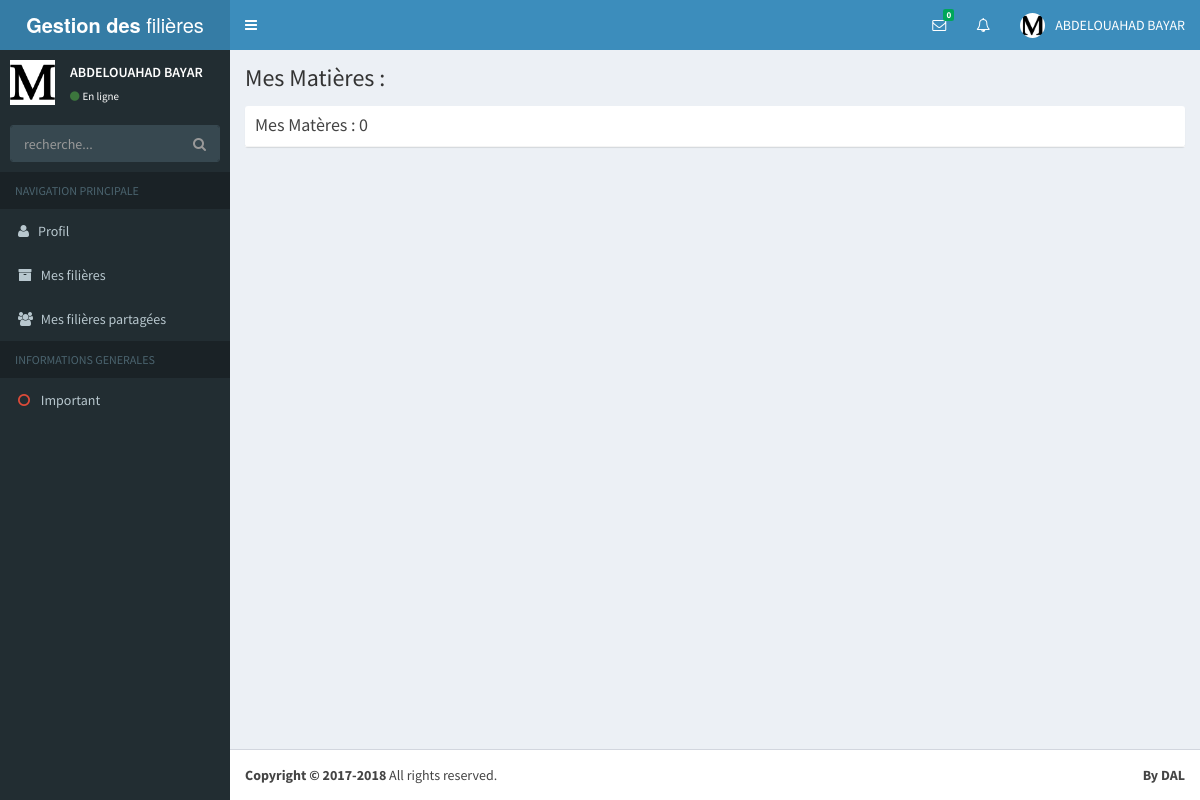
/enseignant/Mes_Matieres.php (signed in), run on the app's committed database.
### tables this page shows
CREATE TABLE IF NOT EXISTS `coordonateur_filiere` (
  `CODE_COR_FIL` int(11) NOT NULL AUTO_INCREMENT,
  `CODE_ETA` int(11) DEFAULT '1',
  `CODE_DEPT` int(11) DEFAULT '1',
  `PSEUDO` varchar(50) DEFAULT NULL,
  `PASSWORD` varchar(50) DEFAULT NULL,
  `NOM_COR_FIL` varchar(50) DEFAULT NULL,
  `PRENOM_COR_FIL` varchar(50) DEFAULT NULL,
  `SPCIALITE_COR_FIL` int(11) DEFAULT '1',
  `GRADE_COR_FIL` int(11) DEFAULT '1',
  `EMAIL_COR_FIL` varchar(60) DEFAULT NULL,
  `TELE_COR_FIL` varchar(20) DEFAULT NULL,
  `IMAGE_COR_FIL` text,
  `ETAT` varchar(50) DEFAULT 'coordonateur filiere',
  PRIMARY KEY (`CODE_COR_FIL`),
  UNIQUE KEY `PSEUDO` (`PSEUDO`),
  KEY `FK_ASSEMBLER` (`CODE_DEPT`),
  KEY `FK_DISPOSE` (`CODE_ETA`),
  KEY `CODE_ETA` (`CODE_ETA`),
  KEY `CODE_DEPT` (`CODE_DEPT`),
  KEY `GRADE_COR_FIL` (`GRADE_COR_FIL`),
  KEY `f11` (`SPCIALITE_COR_FIL`)
);

CREATE TABLE IF NOT EXISTS `enseignant` (
  `CODE_ENS` int(11) NOT NULL AUTO_INCREMENT,
  `CODE_DEPT` int(11) NOT NULL DEFAULT '1',
  `PSEUDO` varchar(50) DEFAULT NULL,
  `PASSWORD` varchar(50) DEFAULT NULL,
  `NOM_ENS` varchar(50) DEFAULT NULL,
  `PRENOM_ENS` varchar(50) DEFAULT NULL,
  `SPECIALTE_ENS` int(11) DEFAULT '1',
  `GRADE_ENS` int(11) DEFAULT '1',
  `EMAIL_ENS` varchar(50) DEFAULT NULL,
  `TELE_ENS` varchar(20) DEFAULT NULL,
  `IMAGE_ENS` text,
  `ETAT` varchar(50) DEFAULT 'enseignant',
  PRIMARY KEY (`CODE_ENS`),
  UNIQUE KEY `PSEUDO` (`PSEUDO`),
  KEY `CODE_DEPT` (`CODE_DEPT`),
  KEY `SPECIALTE_ENS` (`SPECIALTE_ENS`),
  KEY `GRADE_ENS` (`GRADE_ENS`)
);

### enseignant/Mes_Matieres.php (the view, shortened to what this page needs)
<?php
include '../connexion.php';
$Etat = $_SESSION['NIV'];
  $rest = $_SESSION['info'];
  $req  = ($bd->query('Select  PRENOM_ENS , NOM_ENS ,SPECIALTE_ENS  from enseignant WHERE   CODE_ENS  ="'.$rest.'"'));
  $req4 = ($bd->query('SELECT count(CODE_MAT) as Nombre_Mat FROM intervient WHERE CODE_ENS="'.$rest.'"'));
  $ress = $req->fetch();
  $ress1= $req4->fetch();
  $prenom = $ress['PRENOM_ENS'];
  $nom = $ress['NOM_ENS'];
  $nb     = $ress1['Nombre_Mat'];
  $nb     = $nb-1;
?>
<!DOCTYPE html>
<html>
<head>
  <link rel="stylesheet" href="../bootstrap/css/bootstrap.min.css">
  <link rel="stylesheet" type="text/css" href="../css/font-awesome.min.css">
  <link rel="stylesheet" type="text/css" href="../css/ionicons.min.css">
  <link rel="stylesheet" href="../dist/css/AdminLTE.min.css">
  <link rel="stylesheet" href="../dist/css/skins/_all-skins.min.css">
  <link rel="stylesheet" type="text/css" href="../css/sweetalert2.min.css">
  <link rel="stylesheet" href="../css/jquery-confirm.min.css">
</head>
<body class="sidebar-mini wysihtml5-supported skin-blue">
<div class="wrapper">
<?php include("../includes/header.php"); ?>
<?php include("../includes/aside.php"); ?>
  <div class="content-wrapper">
    <section class="content-header">
      <h1>
        Mes Matières :
      </h1>
    </section>
    <section class="content">
      <div class="row">
        <div class="col-md-12 test">
          <div class="box box-solid">
            <div class="box-header with-border">
              <h3 class="box-title">Mes Matères : <?php echo $nb+1  ?></h3>
            </div>
          </div>
        </div>
      </div>
    </section>
  </div>
  <footer class="main-footer">
    <div class="pull-right hidden-xs">
      <b>By DAL</b>
    </div>
    <strong>Copyright &copy; 2017-2018</strong> All rights
    reserved.
  </footer>
</div>
</body>
</html>

### includes/header.php (shortened to what this page needs)
  <form action="" method="POST">
  <header class="main-header">
    <a href="#" class="logo">
      <span class="logo-lg"><b>Gestion des </b> filières</span>
    </a>
    <nav class="navbar navbar-static-top">
      <a href="#" class="sidebar-toggle" data-toggle="offcanvas" role="button">
      </a>
      <div class="navbar-custom-menu">
        <ul class="nav navbar-nav">
          <li class="dropdown messages-menu">
            <a href="#" class="dropdown-toggle" data-toggle="dropdown">
              <i class="fa fa-envelope-o"></i>
              <span class="label label-success">0</span>
            </a>
          </li>
          <?php
          if($Etat != "enseignant"){
            echo '
          <li class="dropdown notifications-menu">
            <a href="#" class="dropdown-toggle" data-toggle="dropdown">
              <i class="fa fa-bell-o"></i>
              <span class="label label-warning">'.$nb_d.'</span>
            </a>
            <ul class="dropdown-menu">
              <li class="header">Vous avez '.$nb_d.' notifications</li>
              <li>
                <div class="slimScrollDiv"><ul class="menu">
                  <ul class="dropdown-menu">
              <li><label>Vous avez <?php echo $nb_d; ?> Demandes :</label></li>
              <li><a href="../Coordonateur_filiere/notification.php">Voir tout :</a></li>
            </ul>
                </div>
              </li>
              <li class="footer"><a href="#">Voir tous</a></li>
            </ul>
          </li> ';
        }
           ?>
          <li class="dropdown user user-menu">
            <a href="#" class="dropdown-toggle" data-toggle="dropdown">
              <img src="
<?php
                                            $rest = $_SESSION['info'];
                                            $bd = new PDO('mysql:host=localhost;dbname=pfe', 'root', '' , array(PDO::MYSQL_ATTR_INIT_COMMAND => "SET NAMES utf8", PDO::ATTR_ERRMODE => PDO::ERRMODE_EXCEPTION,PDO::ATTR_DEFAULT_FETCH_MODE => PDO::FETCH_ASSOC));
                                            $bd->setAttribute(PDO::ATTR_ERRMODE, PDO::ERRMODE_EXCEPTION);
                                            if ( $Etat =="coordonateur filiere" )
                                                {
                                                    $req  = ($bd->query('Select IMAGE_COR_FIL from coordonateur_filiere WHERE CODE_COR_FIL  ="'.$rest.'"'));
                                                    $ress = $req->fetch();
                                                    $url = $ress['IMAGE_COR_FIL'];
                                                    echo "../images/".$url;
                                                }
                                        ?>" class="user-image" alt="User Image">
              <span class="hidden-xs"><?php echo $prenom." ".$nom ?></span>
            </a>
          </li>
        </ul>
      </div>
    </nav>
  </header>
  </form>

### includes/aside.php (shortened to what this page needs)
  <aside class="main-sidebar">
    <section class="sidebar">
      <div class="user-panel">
        <div class="pull-left image">
          <img src="
<?php
                                            $rest = $_SESSION['info'];
                                            $bd = new PDO('mysql:host=localhost;dbname=pfe', 'root', '' , array(PDO::MYSQL_ATTR_INIT_COMMAND => "SET NAMES utf8", PDO::ATTR_ERRMODE => PDO::ERRMODE_EXCEPTION,PDO::ATTR_DEFAULT_FETCH_MODE => PDO::FETCH_ASSOC));
                                            $bd->setAttribute(PDO::ATTR_ERRMODE, PDO::ERRMODE_EXCEPTION);
                                            if ( $Etat =="coordonateur filiere" )
                                                {
                                                    $req  = ($bd->query('Select IMAGE_COR_FIL from coordonateur_filiere WHERE CODE_COR_FIL  ="'.$rest.'"'));
                                                    $ress = $req->fetch();
                                                    $url = $ress['IMAGE_COR_FIL'];
                                                    echo "../images/".$url;
                                                }
                                        ?>"  alt="User Image">
        </div>
        <div class="pull-left info">
          <p><?php echo $prenom." ".$nom ?></p>
          <a href="#"><i class="fa fa-circle text-success"></i>En ligne</a>
        </div>
      </div>
      <form action="" method="POST" class="sidebar-form">
        <div class="input-group">
          <input type="text" name="rech" id="rech" onkeyup="recherche(this)" class="form-control" placeholder="recherche...">
              <span class="input-group-btn">
                <button type="button" name="search" id="search-btn" class="btn btn-flat"><i class="fa fa-search"></i>
                </button>
              </span>
        </div>
      </form>
<ul class="sidebar-menu">
        <li class="header">NAVIGATION PRINCIPALE</li>
        <li id="profil"><a href="../Profil/Profil.php"><i class="fa fa-user"></i><span>Profil</span></a></li>
        <?php
        if ($Etat == "coordonateur filiere"){
          echo '
        <li id="Mes_Filieres"><a href="../Coordonateur_filiere/Mes_Filieres.php"><i class="fa fa-archive"></i> <span>Mes filières</span></a></li>
        <li id="Mes_Filieres_partagees"><a href="../Coordonateur_filiere/Mes_Filieres_partagees.php"><i class="fa fa-users"></i> <span>Mes filières partagées</span></a></li>';
      }if ($Etat == "enseignant"){
          echo '
        <li id="Mes_Matieres"><a href="../enseignant/Mes_Matieres.php"><i class="fa fa-archive"></i> <span>Mes matiéres</span></a></li>
        <li id="Mes_Matieres_Partagees"><a href="../enseignant/Mes_Matieres_Partagees.php"><i class="fa fa-users"></i> <span>Mes matiéres partagées</span></a></li>
        <li id="Matieres_sauvegardees"><a href="../enseignant/Matieres_sauvegardees.php"><i class="fa fa-bookmark"></i> <span>Mes matiéres sauvegardées</span></a></li>
        ';
      }if ($Etat == "Coordonnateur Module"){
          echo '
        <li id="Mes_Modules"><a href="../Coordonateur_module/Mes_Modules.php"><i class="fa fa-archive"></i> <span>Mes modules</span></a></li>
        <li id="Mes_Modules_Partages"><a href="../Coordonateur_module/Mes_Modules_Partages.php"><i class="fa fa-users"></i> <span>Mes modules partagées</span></a></li>';
      }if ($Etat == "Chef Departement"){
          echo '
        <li><a href="Profil.php"><i class="fa fa-archive"></i> <span>Mes ...</span></a></li>
        <li><a href="Profil.php"><i class="fa fa-users"></i> <span>Mes .. partagées</span></a></li>';
      }
        ?>
        <li class="header">INFORMATIONS GENERALES</li>
        <li><a href="#"><i class="fa fa-circle-o text-red"></i> <span>Important</span></a></li>
      </ul>
    </section>
  </aside>

### data on the page
coordonateur_filiere: IMAGE_COR_FIL (picture)
enseignant: PRENOM_ENS "ABDELOUAHAD", NOM_ENS "BAYAR"

### other printed values
$nb+1 "0"
